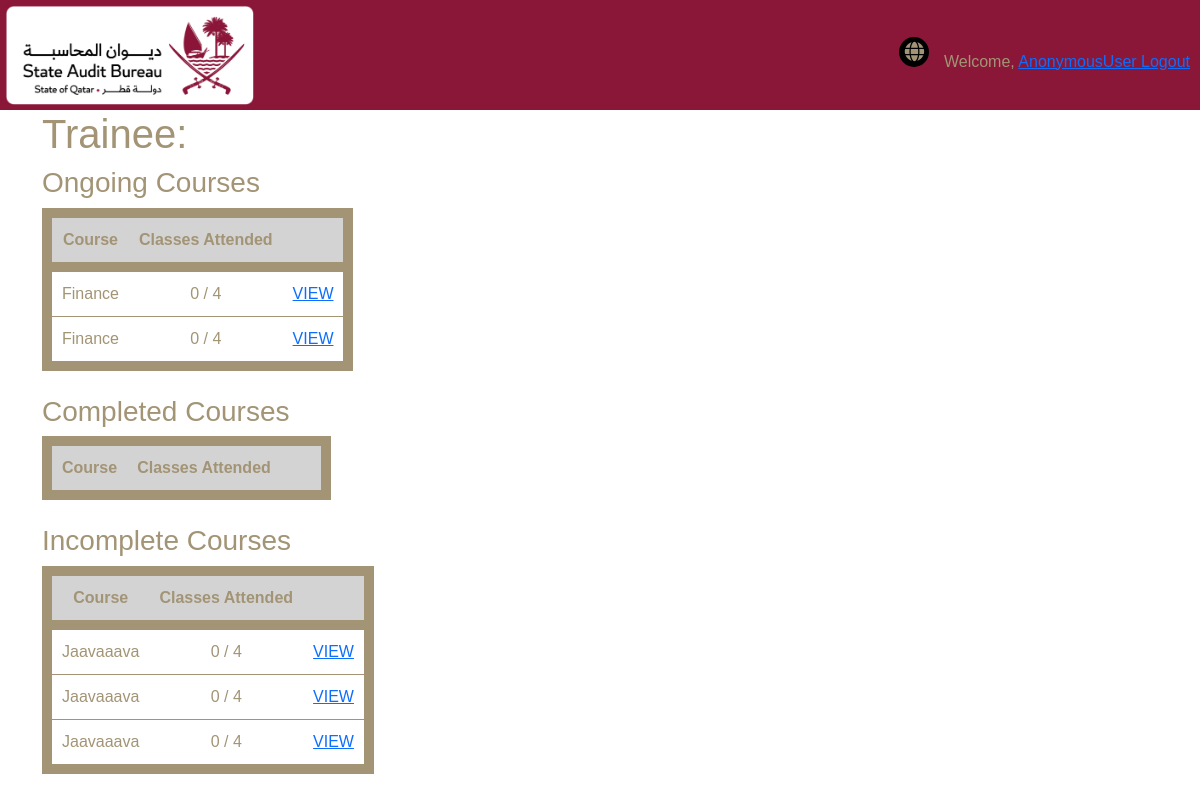
The page /my-trainees-courses/8/ on the database its author committed.
### base/models.py (models this page shows, shortened)
class Attendance(models.Model):
    trainee = models.ForeignKey(Trainee, on_delete=models.CASCADE)
    course = models.ForeignKey(Course, on_delete=models.CASCADE)
    classes_attended = models.PositiveIntegerField()

class Course(models.Model):
    name = models.CharField(max_length=100)
    description = models.TextField()
    start_time = models.TimeField()
    end_time = models.TimeField()
    capacity = models.PositiveIntegerField()
    number_of_classes = models.PositiveIntegerField()
    instructor = models.ForeignKey(Instructor, on_delete=models.CASCADE)
    current_session = models.IntegerField()
    start_date = models.DateField(auto_now_add=True)
    end_date = models.DateField(null=True)
    def __str__(self):
        return self.name

### base/manager_views.py (the view)
# urls.py: path('my-trainees-courses/<int:trainee_id>/', traineeCourses, name="trainee-courses"),
def traineeCourses(request, trainee_id):
    thisTrainee = Trainee.objects.get(id=trainee_id)
    traineeCourses = Attendance.objects.filter(trainee=thisTrainee)
    current_date = date.today()
    context = {'traineeCourses': traineeCourses, 'trainee':thisTrainee, 'current_date': current_date}
    return render(request, "base/manager/my_trainee_courses.html", context)

### accounts/models.py (called while the page is built)
    def get_name(self):
        return self.first_name + " " + self.last_name

### base/models.py (called while the page is built)
    def __str__(self):
        return self.trainee.get_name()

### base/templatetags/calculate.py (called while the page is built)
@register.filter
def divide(value, arg):
    return value / arg

### base/templates/base/manager/my_trainee_courses.html (shortened to what this page needs)
{% load calculate %}
{% load static %}
<!DOCTYPE HTML>
<html>
<head>
  <link rel="stylesheet" href="https://cdnjs.cloudflare.com/ajax/libs/font-awesome/5.15.2/css/all.min.css">
  <link href="https://cdn.jsdelivr.net/npm/bootstrap@5.0.1/dist/css/bootstrap.min.css" rel="stylesheet">
  <link rel="stylesheet" href="{% static 'css/reg_style.css' %}">
</head>
<body>
  <div class="header">
    <div class="logo">
      <img src="{% static 'img/primary-rgb-state-audit-bureau-1@2x.png' %}" alt="Logo">
    </div>
    <div class="toggles">
      <div class="language-toggle">
        <label class="toggle-label" for="language-checkbox">
          <i class="fas fa-globe language-icon"></i>
        </label>
        <span class="hello-msg">Welcome, <a href="{% url 'profile' %}"> {{request.user}} </a> </span>
        <span ><a  class="hello-msg" href="{% url 'logout' %}">Logout</a></span>
      </div>
    </div>
  </div>
<div class="english container">
  <div class="row">
    <div class="col-md-8">
        <h1> Trainee: {{trainee}} </h1>
        <h3> Ongoing Courses</h3>
        <table>
            <tr>
                <th>Course</th>
                <th>Classes Attended</th>
                <th></th>
            </tr>
            {% for traineeCourse in traineeCourses %}
            {% if current_date < traineeCourse.course.end_date %}
            <tr>
                <td>{{traineeCourse.course}}</td>
                <td>{{traineeCourse.classes_attended}} / {{traineeCourse.course.number_of_classes}}</td>
                <td><a href="{% url 'course-details' course_id=traineeCourse.course.id%}">VIEW</a></td>
            </tr>
            {% endif %}
            {%empty%}
            <h3>No Courses</h3>
            {% endfor %}
        </table>
        <br>
        <h3> Completed Courses</h3>
        <table>
            <tr>
                <th>Course</th>
                <th>Classes Attended</th>
                <th></th>
                <th></th>
            </tr>
        </table>
        <br>
        <h3> Incomplete Courses</h3>
        <table>
            <tr>
                <th>Course</th>
                <th>Classes Attended</th>
                <th></th>
    </tr>
    {% for traineeCourse in traineeCourses %}
    {% if current_date >= traineeCourse.course.end_date and traineeCourse.classes_attended|divide:traineeCourse.course.number_of_classes < 0.9 %}
    <tr>
        <td>{{traineeCourse.course}}</td>
        <td>{{traineeCourse.classes_attended}} / {{traineeCourse.course.number_of_classes}}</td>
        <td><a href="{% url 'course-details' course_id=traineeCourse.course.id%}">VIEW</a></td>
            </tr>
            {% endif %}
            {%empty%}
            <h3>No Courses</h3>
            {% endfor %}
        </table>
    </div>
  </div>
</div>
</body>
</html>

### base/static/css/reg_style.css (style rules this page uses)
* { box-sizing: border-box; }
body { margin: 0; font-family: sans-serif; color: #A29475; }
.header { display: flex; justify-content: space-between; align-items: center; padding: 10px; background-color: #8A1738; height: 110px; }
.logo img { height: 100px; left: 5px; position: absolute; top: 5px; }
.toggles { display: flex; align-items: center; }
.toggle-label { color: darkgray; display: inline-block; width: 30px; height: 30px; border-radius: 50%; background-color: #000; cursor: pointer; position: relative; margin-right: 10px; }
.toggle-label i { position: absolute; top: 50%; left: 50%; transform: translate(-50%, -50%); font-size: 20px; }
.english { display: block; }
form, label, input, select, textarea { color: #A29475 !important; }

### base/templates/base/manager/my_trainee_courses.html (style rules this page uses)
table { border-collapse: collapse; border: 10px solid #A29475; }
th, td { padding: 10px; text-align: center; border-bottom: 1px solid #A29475; }
th { background-color: lightgray; border-bottom: 10px solid #A29475; }

### rows shown on the page
Attendance: course "Finance", classes_attended "0", course.number_of_classes "4"
Attendance: course "Finance", classes_attended "0", course.number_of_classes "4"
Attendance: course "Jaavaaava", classes_attended "0", course.number_of_classes "4"
Attendance: course "Jaavaaava", classes_attended "0", course.number_of_classes "4"
Attendance: course "Jaavaaava", classes_attended "0", course.number_of_classes "4"

### other values the page prints
{{ request.user }} "AnonymousUser"
